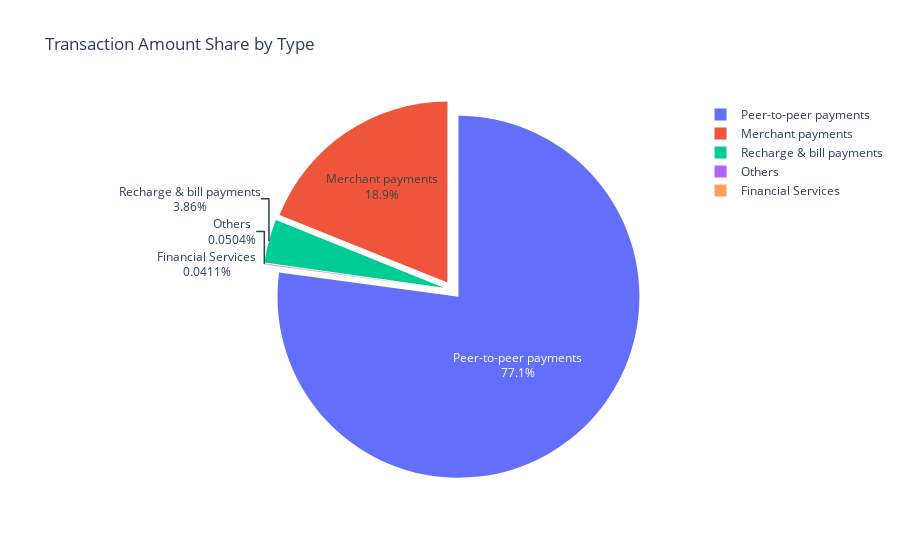

The notebook cell this image was saved under:
### Code cell
import plotly.express as px

fig = px.pie(df_type,
             values="total_amount",
             names="transaction_type",
             title="Transaction Amount Share by Type",
             hole=0)   
fig.update_traces(textinfo="percent+label", pull=[0.05]*len(df_type))  
fig.show()

### Figure 1 — Plotly figure (JSON) as saved in the notebook; plotly's stock layout.template omitted (floating-point values rounded to 4 significant figures)
{"data": [{"domain": {"x": [0, 1], "y": [0, 1]}, "hole": 0, "hovertemplate": "transaction_type=%{label}<br>total_amount=%{value}<extra></extra>", "labels": ["Peer-to-peer payments", "Merchant payments", "Recharge & bill payments", "Others", "Financial Services"], "legendgroup": "", "name": "", "pull": [0.05, 0.05, 0.05, 0.05, 0.05], "showlegend": true, "textinfo": "percent+label", "type": "pie", "values": [266500000000000.0, 65340000000000.0, 13340000000000.0, 174300000000.0, 142000000000.0]}], "layout": {"legend": {"tracegroupgap": 0}, "title": {"text": "Transaction Amount Share by Type"}}}
